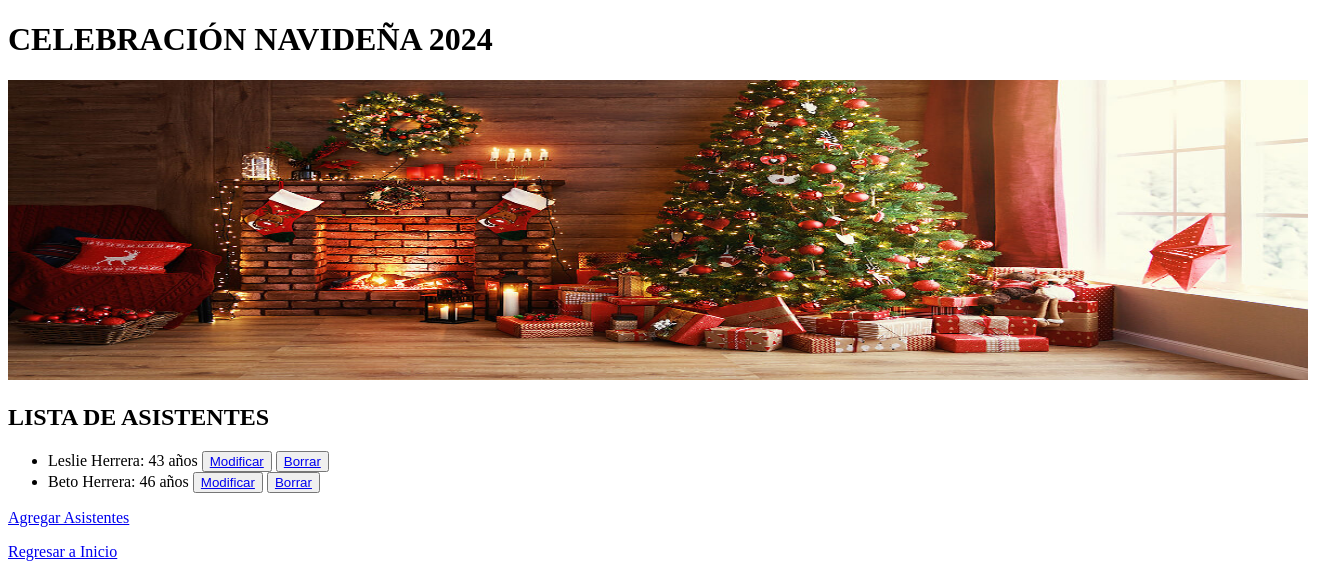
The app's page /familiar/list/, older data.
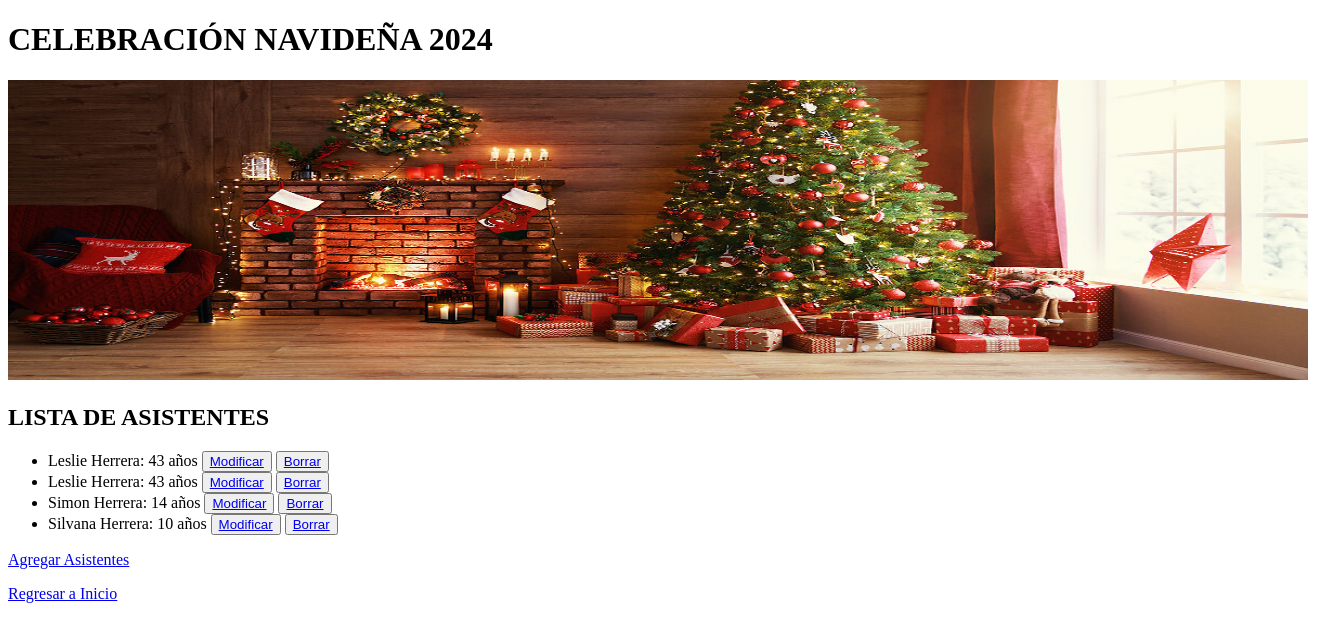
The same page, newer data.
### appbeto/models.py (models this page shows)
class Familiar (models.Model):
    nombre = models.CharField(max_length=255)
    apellido = models.CharField(max_length=255)
    edad = models.IntegerField()
    def __str__(self):
        return f"{self.nombre} {self.apellido}: {self.edad} años"

### appbeto/views.py (the view)
# urls.py: path('familiar/list/', views.familiar_list, name='familiar_listado'),
def familiar_list(request):
	indice = models.Familiar.objects.all()
	return render(request, 'appbeto/familiar_list.html', {'id_familiar':indice})

### appbeto/templates/appbeto/familiar_list.html (shortened to what this page needs)
{% extends 'appbeto/base.html' %}
{% load static %}
{% block extension %}
<h2> LISTA DE ASISTENTES </h2>
    <ul>
        {% for indice in id_familiar %}
            <li>{{indice}}
                <button>
                    <a href="{% url 'appbeto:familiar_editar' indice.id %}"> Modificar</a>
                </button>
                <button>
                    <a href="{% url 'appbeto:familiar_borrar' indice.id %}"> Borrar</a>
                </button>
            </li>
        {% endfor %}
    </ul>
    <a href="{% url 'appbeto:familiar_form' %}">Agregar Asistentes</a>
    <a href="{% url 'appbeto:inicio' %}">Regresar a Inicio</a>
{% endblock extension %}

### appbeto/templates/appbeto/base.html (shortened to what this page needs)
{% load static %}
<!DOCTYPE html>
<html lang="es">
<head>
</head>
     <h1> CELEBRACIÓN NAVIDEÑA 2024 </h1>
        <p class="c0">
            <img src="{% static 'appbeto/img/navidad.jpg' %}"
                 style="width: 1300px;
                       height: 300px">
        </p>
    {% block extension %}
    {% endblock extension %}

Row changes from the older to the newer data that the page shows:
removed Familiar: nombre+apellido+edad "Beto Herrera: 46 años"
added Familiar: nombre+apellido+edad "Leslie Herrera: 43 años"
added Familiar: nombre+apellido+edad "Simon Herrera: 14 años"
added Familiar: nombre+apellido+edad "Silvana Herrera: 10 años"
